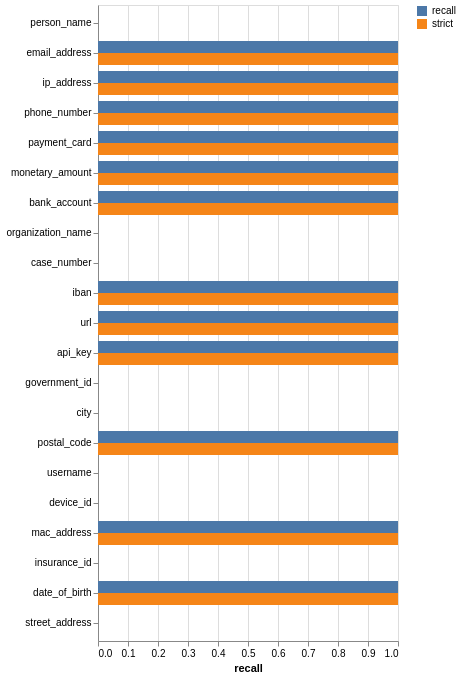

The notebook cell saved with this chart:
### Code cell
mo.stop(tallies.height == 0, mo.md("*Nothing planted under this breakdown.*"))

# Only what was planted to be found: a decoy has no recall to plot, and
# including it would draw an empty bar next to a real one.
_data = tallies.filter(pl.col("planted") > 0).with_columns(
    pl.col("recall").fill_null(0),
    pl.col("strict").fill_null(0),
)

mo.ui.altair_chart(
    alt.Chart(_data)
    .transform_fold(["recall", "strict"], as_=["measure", "value"])
    .mark_bar()
    .encode(
        y=alt.Y(
            "key:N",
            sort=alt.EncodingSortField("planted", order="descending"),
            title=None,
        ),
        x=alt.X("value:Q", title="recall", scale=alt.Scale(domain=[0, 1])),
        yOffset="measure:N",
        color=alt.Color("measure:N", title=None),
        tooltip=[
            "key:N",
            "measure:N",
            alt.Tooltip("value:Q", format=".1%"),
            "planted:Q",
        ],
    )
    .properties(height=alt.Step(12))
)

### Figure 1 — Vega specification as saved in the notebook (floating-point values rounded to 4 significant figures)
{"$schema": "https://vega.github.io/schema/vega-lite/v6.4.1.json", "config": {"view": {"continuousHeight": 300, "continuousWidth": 300}}, "data": {"name": "data-40307b0646a25b7d15390938f07ddec4"}, "datasets": {"data-40307b0646a25b7d15390938f07ddec4": [{"boundaryMissed": 0, "coverage": null, "covered": 0, "decoys": 0, "found": 0, "key": "person_name", "mislabelled": 0, "missed": 33, "overRedacted": 0, "planted": 33, "precision": null, "recall": 0.0, "spilled": 0, "strict": 0.0, "unmeasured": 0}, {"boundaryMissed": 0, "coverage": 1.0, "covered": 460, "decoys": 0, "found": 18, "key": "email_address", "mislabelled": 0, "missed": 0, "overRedacted": 0, "planted": 18, "precision": null, "recall": 1.0, "spilled": 0, "strict": 1.0, "unmeasured": 0}, {"boundaryMissed": 0, "coverage": 1.0, "covered": 164, "decoys": 0, "found": 10, "key": "ip_address", "mislabelled": 0, "missed": 0, "overRedacted": 0, "planted": 10, "precision": null, "recall": 1.0, "spilled": 0, "strict": 1.0, "unmeasured": 0}, {"boundaryMissed": 0, "coverage": 1.0, "covered": 137, "decoys": 1, "found": 10, "key": "phone_number", "mislabelled": 0, "missed": 0, "overRedacted": 0, "planted": 10, "precision": 1.0, "recall": 1.0, "spilled": 0, "strict": 1.0, "unmeasured": 0}, {"boundaryMissed": 0, "coverage": 1.0, "covered": 163, "decoys": 1, "found": 9, "key": "payment_card", "mislabelled": 0, "missed": 0, "overRedacted": 0, "planted": 9, "precision": 1.0, "recall": 1.0, "spilled": 0, "strict": 1.0, "unmeasured": 0}, {"boundaryMissed": 0, "coverage": 1.0, "covered": 89, "decoys": 0, "found": 8, "key": "monetary_amount", "mislabelled": 0, "missed": 0, "overRedacted": 0, "planted": 8, "precision": null, "recall": 1.0, "spilled": 0, "strict": 1.0, "unmeasured": 0}, {"boundaryMissed": 0, "coverage": 1.0, "covered": 78, "decoys": 11, "found": 7, "key": "bank_account", "mislabelled": 0, "missed": 0, "overRedacted": 0, "planted": 7, "precision": 1.0, "recall": 1.0, "spilled": 0, "strict": 1.0, "unmeasured": 0}, {"boundaryMissed": 0, "coverage": null, "covered": 0, "decoys": 0, "found": 0, "key": "organization_name", "mislabelled": 0, "missed": 4, "overRedacted": 0, "planted": 4, "precision": null, "recall": 0.0, "spilled": 0, "strict": 0.0, "unmeasured": 0}, {"boundaryMissed": 0, "coverage": null, "covered": 0, "decoys": 3, "found": 0, "key": "case_number", "mislabelled": 0, "missed": 4, "overRedacted": 0, "planted": 4, "precision": 1.0, "recall": 0.0, "spilled": 0, "strict": 0.0, "unmeasured": 0}, {"boundaryMissed": 0, "coverage": 1.0, "covered": 120, "decoys": 1, "found": 4, "key": "iban", "mislabelled": 0, "missed": 0, "overRedacted": 0, "planted": 4, "precision": 1.0, "recall": 1.0, "spilled": 0, "strict": 1.0, "unmeasured": 0}, {"boundaryMissed": 0, "coverage": 1.0, "covered": 72, "decoys": 0, "found": 3, "key": "url", "mislabelled": 0, "missed": 0, "overRedacted": 0, "planted": 3, "precision": null, "recall": 1.0, "spilled": 0, "strict": 1.0, "unmeasured": 0}, {"boundaryMissed": 0, "coverage": 1.0, "covered": 120, "decoys": 0, "found": 3, "key": "api_key", "mislabelled": 0, "missed": 0, "overRedacted": 0, "planted": 3, "precision": null, "recall": 1.0, "spilled": 0, "strict": 1.0, "unmeasured": 0}, {"boundaryMissed": 0, "coverage": null, "covered": 0, "decoys": 0, "found": 0, "key": "government_id", "mislabelled": 0, "missed": 3, "overRedacted": 0, "planted": 3, "precision": null, "recall": 0.0, "spilled": 0, "strict": 0.0, "unmeasured": 0}, {"boundaryMissed": 0, "coverage": null, "covered": 0, "decoys": 0, "found": 0, "key": "city", "mislabelled": 0, "missed": 3, "overRedacted": 0, "planted": 3, "precision": null, "recall": 0.0, "spilled": 0, "strict": 0.0, "unmeasured": 0}, {"boundaryMissed": 0, "coverage": 1.0, "covered": 20, "decoys": 0, "found": 3, "key": "postal_code", "mislabelled": 0, "missed": 0, "overRedacted": 0, "planted": 3, "precision": null, "recall": 1.0, "spilled": 0, "strict": 1.0, "unmeasured": 0}, {"boundaryMissed": 0, "coverage": null, "covered": 0, "decoys": 0, "found": 0, "key": "username", "mislabelled": 0, "missed": 2, "overRedacted": 0, "planted": 2, "precision": null, "recall": 0.0, "spilled": 0, "strict": 0.0, "unmeasured": 0}, {"boundaryMissed": 0, "coverage": null, "covered": 0, "decoys": 2, "found": 0, "key": "device_id", "mislabelled": 0, "missed": 2, "overRedacted": 0, "planted": 2, "precision": 1.0, "recall": 0.0, "spilled": 0, "strict": 0.0, "unmeasured": 0}, {"boundaryMissed": 0, "coverage": 1.0, "covered": 17, "decoys": 0, "found": 1, "key": "mac_address", "mislabelled": 0, "missed": 0, "overRedacted": 0, "planted": 1, "precision": null, "recall": 1.0, "spilled": 0, "strict": 1.0, "unmeasured": 0}, {"boundaryMissed": 0, "coverage": null, "covered": 0, "decoys": 0, "found": 0, "key": "insurance_id", "mislabelled": 0, "missed": 1, "overRedacted": 0, "planted": 1, "precision": null, "recall": 0.0, "spilled": 0, "strict": 0.0, "unmeasured": 0}, {"boundaryMissed": 0, "coverage": 1.0, "covered": 10, "decoys": 0, "found": 1, "key": "date_of_birth", "mislabelled": 0, "missed": 0, "overRedacted": 0, "planted": 1, "precision": null, "recall": 1.0, "spilled": 0, "strict": 1.0, "unmeasured": 0}, {"boundaryMissed": 0, "coverage": null, "covered": 0, "decoys": 0, "found": 0, "key": "street_address", "mislabelled": 0, "missed": 1, "overRedacted": 0, "planted": 1, "precision": null, "recall": 0.0, "spilled": 0, "strict": 0.0, "unmeasured": 0}]}, "encoding": {"color": {"field": "measure", "title": null, "type": "nominal"}, "tooltip": [{"field": "key", "type": "nominal"}, {"field": "measure", "type": "nominal"}, {"field": "value", "format": ".1%", "type": "quantitative"}, {"field": "planted", "type": "quantitative"}], "x": {"field": "value", "scale": {"domain": [0, 1]}, "title": "recall", "type": "quantitative"}, "y": {"field": "key", "sort": {"field": "planted", "order": "descending"}, "title": null, "type": "nominal"}, "yOffset": {"field": "measure", "type": "nominal"}}, "height": {"step": 12}, "mark": {"type": "bar"}, "transform": [{"as": ["measure", "value"], "fold": ["recall", "strict"]}]}
